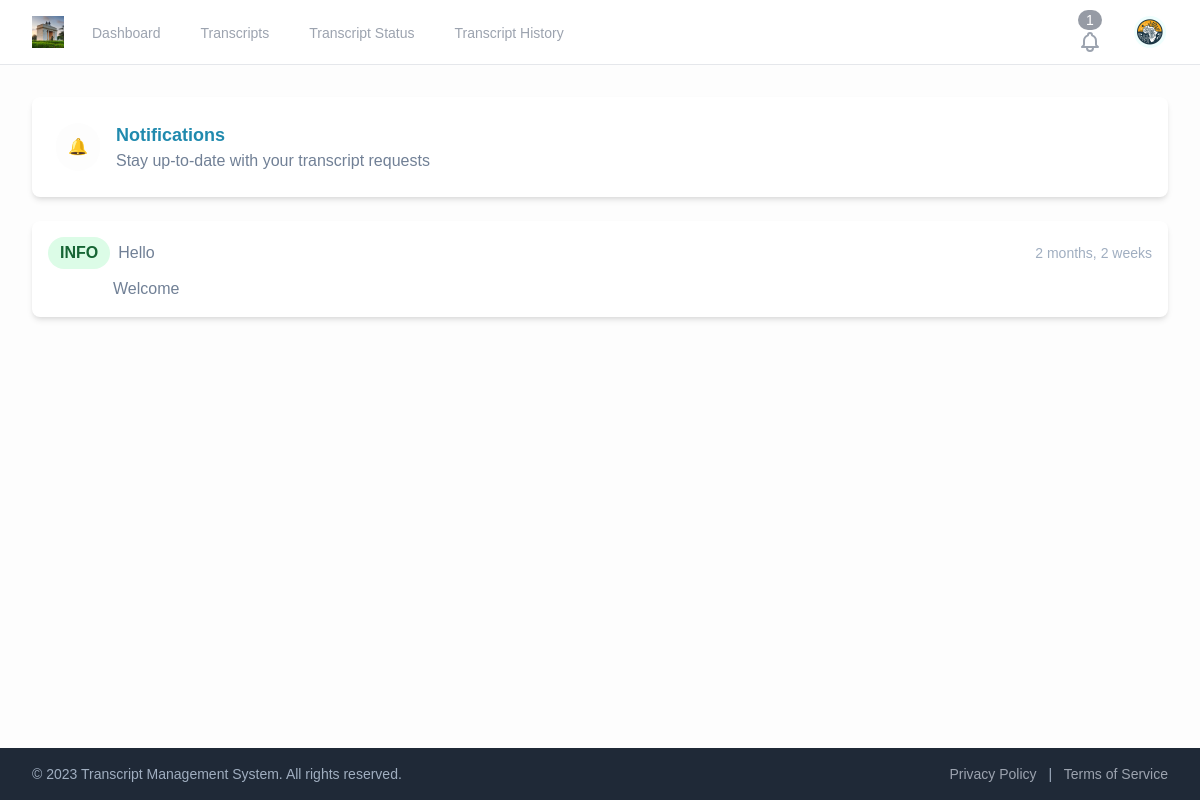
The app's page /notifications/ (signed in) with its own data.
### notifications/models.py (models this page shows, shortened)
class Notification(models.Model):
    user = models.ForeignKey(CustomUser, on_delete=models.CASCADE)
    title = models.CharField(max_length=100, blank=False, null=False)
    message = models.TextField(blank=False, null=False)
    type = models.CharField(max_length=20, choices=[
        ('INFO', 'Info'),
        ('WARNING', 'Warning'),
        ('ERROR', 'Error')
    ], default='INFO')
    date = models.DateTimeField(default=timezone.now)
    is_read = models.BooleanField(default=False)

### notifications/views.py (the view)
# urls.py: path('', notifications_view, name='notifications'),
@login_required
def notifications_view(request):
    notifications = Notification.objects.filter(user=request.user).order_by('-date')
    return render(request, 'notifications.html', {'notifications': notifications})

### accounts/context_processors.py (called while the page is built)
def user_profile_picture(request):
    if request.user.is_authenticated:
        profile = StudentProfile.objects.filter(user=request.user).first()
        return {'profile_picture_url': profile.profile_image.url if profile and profile.profile_image else None}
    return {}

def user_notifications_count(request):
    if request.user.is_authenticated:
        notifications = Notification.objects.filter(user=request.user)
        return {'notifications_count': notifications.filter(is_read=False).count()}
    return {}

### system/context_processors.py (called while the page is built)
def current_url(request):
    return {'current_url': request.path}

### notifications/templates/notifications.html (shortened to what this page needs)
{% extends 'base_layout.html' %}
{% block content %}
<div class="flex items-center bg-white rounded-lg shadow-md p-6">
  <div class="bg-primary text-white rounded-full p-3 mr-4">
    🔔
  </div>
  <div>
    <h3 class="text-lg font-semibold text-secondary">Notifications</h3>
    <p class="text-gray-600">Stay up-to-date with your transcript requests</p>
  </div>
</div>
{%if notifications %}
  <div class="mt-6">
    <div class="">
      {% for notification in notifications %}
      <div class="mt-6">
        <div class="bg-white rounded-lg shadow-md p-4">
          <div class="flex items-center justify-between mb-2">
            <div class="flex items-center">
              <div class="bg-green-100 text-green-800 rounded-full px-3 py-1 mr-2">
                <span class="font-semibold">{{ notification.type}}</span>
              </div>
              <p class="text-gray-600">{{notification.title}}</p>
            </div>
            <p class="text-gray-500 text-sm">{{ notification.date|timesince}}</p>
          </div>
          <p class="text-gray-600" style="margin-left: 65px;">{{notification.message}}</p>
        </div>
      </div>
      {% endfor %}
    </div>
  </div>
{% endif %}
{% endblock %}

### static/src/styles.css (style rules this page uses)
html, :host { line-height: 1.5; -webkit-text-size-adjust: 100%; -moz-tab-size: 4; -o-tab-size: 4; tab-size: 4; font-family: Inter var; font-feature-settings: normal; font-variation-settings: normal; -webkit-tap-highlight-color: transparent; }
body { margin: 0; line-height: inherit; }
h1, h2, h3, h4, h5, h6 { font-size: inherit; font-weight: inherit; }
blockquote, dl, dd, h1, h2, h3, h4, h5, h6, hr, figure, p, pre { margin: 0; }
.mb-2 { margin-bottom: 0.5rem; }
.mr-2 { margin-right: 0.5rem; }
.mr-4 { margin-right: 1rem; }
.mt-6 { margin-top: 1.5rem; }
.flex { display: flex; }
.items-center { align-items: center; }
.justify-between { justify-content: space-between; }
.rounded-full { border-radius: 9999px; }
.rounded-lg { border-radius: 0.5rem; }
.bg-green-100 { --tw-bg-opacity: 1; background-color: rgb(220 252 231 / var(--tw-bg-opacity)); }
.bg-white { --tw-bg-opacity: 1; background-color: rgb(255 255 255 / var(--tw-bg-opacity)); }
.p-3 { padding: 0.75rem; }
.p-4 { padding: 1rem; }
.p-6 { padding: 1.5rem; }
.px-3 { padding-left: 0.75rem; padding-right: 0.75rem; }
.py-1 { padding-top: 0.25rem; padding-bottom: 0.25rem; }
.text-lg { font-size: 1.125rem; line-height: 1.75rem; }
.text-sm { font-size: 0.875rem; line-height: 1.25rem; }
.font-semibold { font-weight: 600; }
.text-gray-500 { --tw-text-opacity: 1; color: rgb(107 114 128 / var(--tw-text-opacity)); }
.text-gray-600 { --tw-text-opacity: 1; color: rgb(75 85 99 / var(--tw-text-opacity)); }
.text-green-800 { --tw-text-opacity: 1; color: rgb(22 101 52 / var(--tw-text-opacity)); }
.text-white { --tw-text-opacity: 1; color: rgb(255 255 255 / var(--tw-text-opacity)); }
.shadow-md { --tw-shadow: 0 4px 6px -1px rgb(0 0 0 / 0.1), 0 2px 4px -2px rgb(0 0 0 / 0.1); --tw-shadow-colored: 0 4px 6px -1px var(--tw-shadow-color), 0 2px 4px -2px var(--tw-shadow-color); box-shadow: var(--tw-ring-offset-shadow, 0 0 #0000), var(--tw-ring-shadow, 0 0 #0000), var(--tw-shadow); }
body { font-family: sans-serif; }
:root { --progress-completed-color: #4CAF50; --progress-current-color: #ffc107; --progress-line-color: #e2e8f0; }
.bg-primary { background-color: #fdfdfd; }
.text-secondary { color: #208AAE; }
.shadow-md { box-shadow: 0 4px 6px -1px rgba(0, 0, 0, 0.1), 0 2px 4px -1px rgba(0, 0, 0, 0.06); }
.text-lg { font-size: 1.125rem; }
.text-gray-600 { color: #718096; }
.text-gray-500 { color: #a0aec0; }
.text-sm { font-size: 0.875rem; }

### records on screen
Notification: type "INFO", title "Hello", date "2 months, 2 weeks", message "Welcome"

### other values on screen
{{ notifications_count }} "1"
